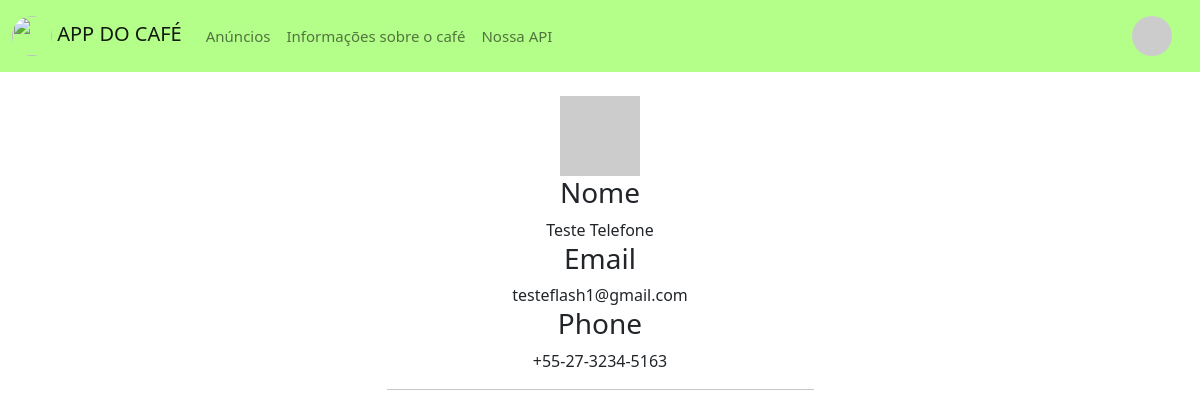
/user/testephone (signed in), run on an earlier commit of the app's database.
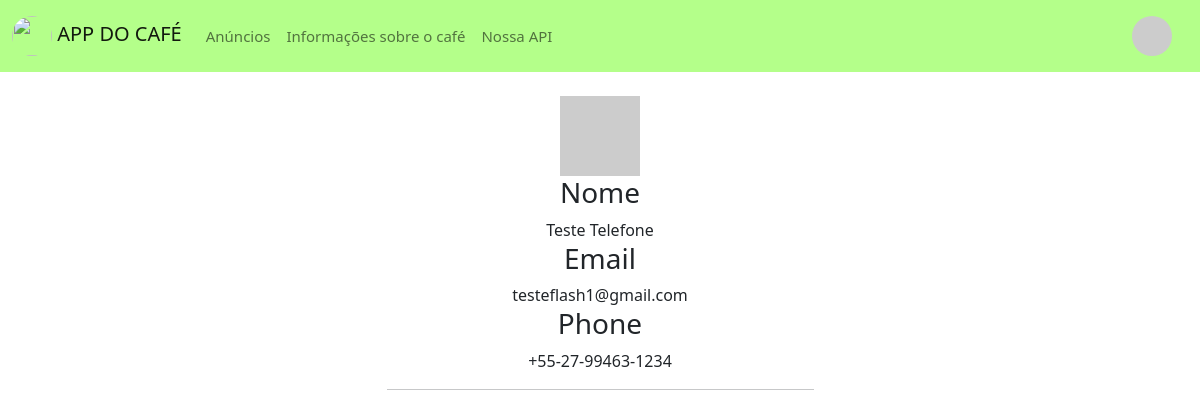
And on a later commit of the database.
### app/models/user.py (models this page shows, shortened)
class User(db.Model):
    __tablename__ = "users"
    user_id = db.Column(db.Integer, primary_key=True)
    username = db.Column(db.String, unique=True)
    password = db.Column(db.String)
    email = db.Column(db.String, unique=True)
    phone = db.Column(db.String, unique=True)
    name = db.Column(db.String)
    def avatar(self, size):
        digest = md5(self.email.lower().encode('utf-8')).hexdigest()
        return 'https://www.gravatar.com/avatar/{}?d=identicon&s={}'.format(
            digest, size)
    @property
    def is_authenticated(self):
        return True

### app/controllers/login_controller.py (the view)
@app.route('/user/<username>')
@login_required
def user(username):
    print(username)
    user = User.query.filter_by(username=username).first_or_404()
    posts = [
        {'author': user, 'body': 'Test post #1'},
        {'author': user, 'body': 'Test post #2'}
    ]
    return render_template('user.html', user=user, posts=posts)

### app/controllers/login_controller.py (called while the page is built)
@login_manager.user_loader
def load_user(id_u):
    return User.query.get(int(id_u))

### app/templates/user.html
{% extends "base.html" %}
{% block content %}
<div class="container" style="margin: fill;">
    <div class="row justify-content-center">
        <div class="col-xl-5 col-lg-6 col-md-8 col-sm-10 mx-auto text-center form p-4" >
            <img src="{{ user.avatar(128) }}">
            <h3>Nome </h3>
            {{ user.name }}
            <h3 >Email </h3>
            {{user.email}}
            <h3>Phone </h3>
            {{user.phone}}
            <hr>
        </div>
    </div>
</div>
{% endblock %}

What changed in the data, as far as the page shows it:
changed User "Teste Telefone": phone "+55-27-3234-5163" → "+55-27-99463-1234"
